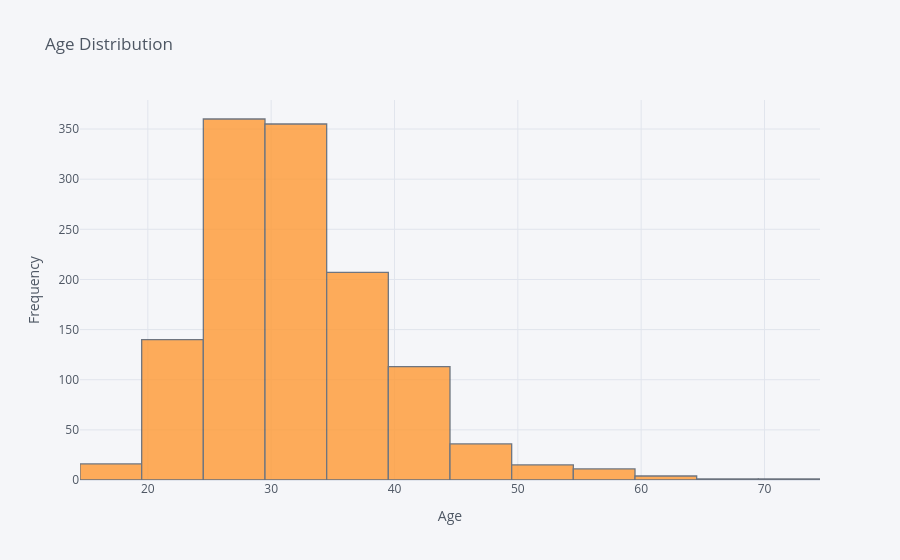

Write notebook code for a chart like this one.
### Code cell
df['age'].iplot(kind='hist', bins=20, title='Age Distribution', xTitle='Age', yTitle='Frequency')

### Figure 1 — Plotly figure (JSON) as saved in the notebook; plotly's stock layout.template omitted (floating-point values rounded to 4 significant figures; data arrays with more than 128 entries replaced by an {"elided": "..."} marker saying what was removed)
{"data": [{"histfunc": "count", "histnorm": "", "marker": {"color": "rgba(255, 153, 51, 1.0)", "line": {"color": "#4D5663", "width": 1.3}}, "name": "age", "nbinsx": 20, "opacity": 0.8, "orientation": "v", "type": "histogram", "x": {"elided": "1259 int values"}}], "layout": {"barmode": "overlay", "legend": {"bgcolor": "#F5F6F9", "font": {"color": "#4D5663"}}, "paper_bgcolor": "#F5F6F9", "plot_bgcolor": "#F5F6F9", "title": {"font": {"color": "#4D5663"}, "text": "Age Distribution"}, "xaxis": {"gridcolor": "#E1E5ED", "showgrid": true, "tickfont": {"color": "#4D5663"}, "title": {"font": {"color": "#4D5663"}, "text": "Age"}, "zerolinecolor": "#E1E5ED"}, "yaxis": {"gridcolor": "#E1E5ED", "showgrid": true, "tickfont": {"color": "#4D5663"}, "title": {"font": {"color": "#4D5663"}, "text": "Frequency"}, "zerolinecolor": "#E1E5ED"}}}
